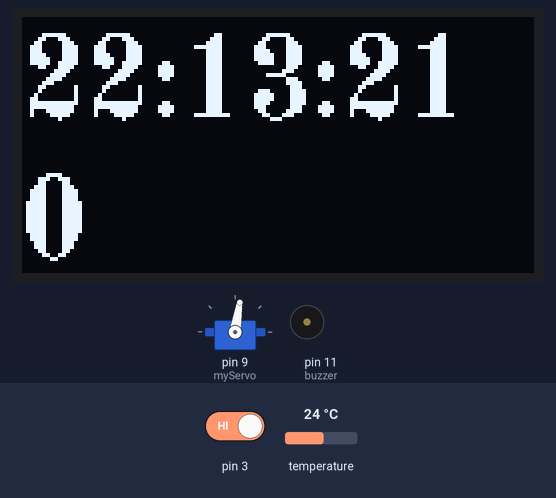
A sketch run on a simulated Arduino Uno, built with avr-gcc and run on an emulated ATmega328P. Parts: servo, 128×64 one-colour display, buzzer (waves = sounding, pin HIGH). The inputs (shaded band) are chosen by the test bench; at power-on: temperature 24 °C, pin 3 HIGH. The local clock reads 2024-03-15 10:24:30 at power-on unless the sketch sets it; what the sketch prints to the serial monitor is not drawn.

Above: at 2.2 s.
2.3 s: temperature set to 12 °C
At 3.7 s:
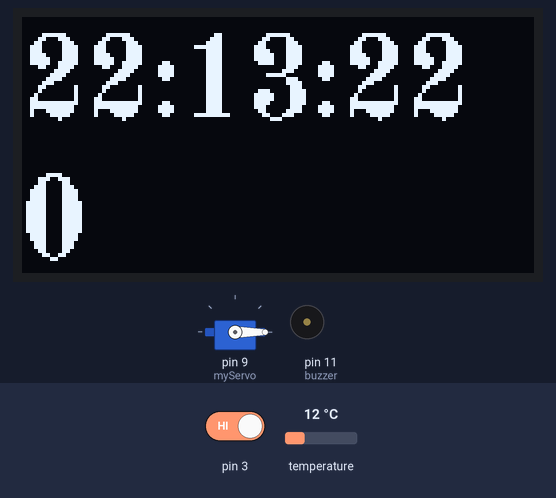
7.2 s: temperature set to 19 °C
At 8.0 s:
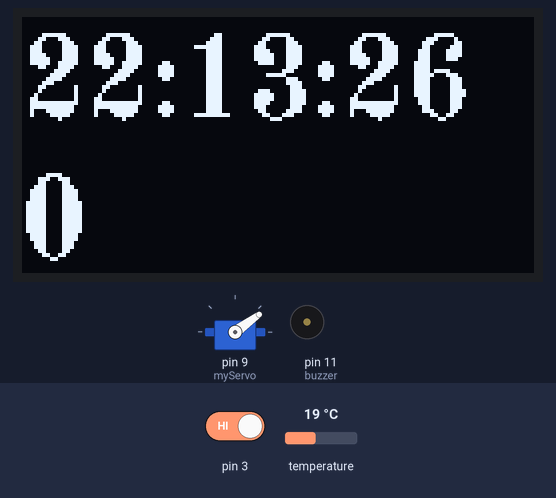
12.1 s: temperature set to 28 °C
At 13.5 s:
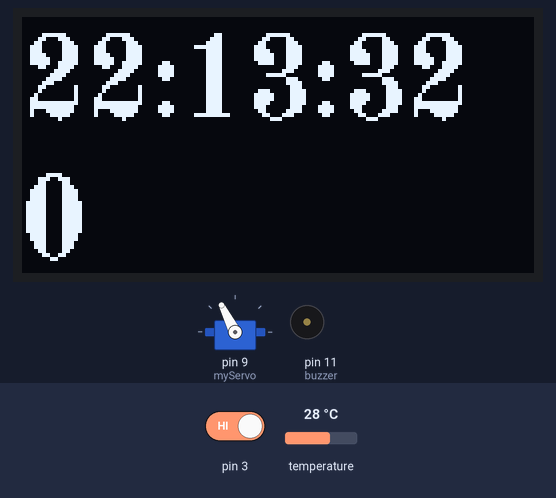
17.0 s: pin 3 driven LOW
At 19.8 s:
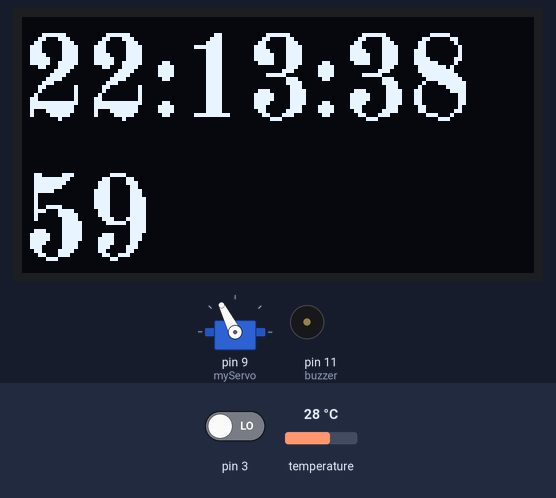
21.7 s: temperature set to 33 °C
At 23.6 s:
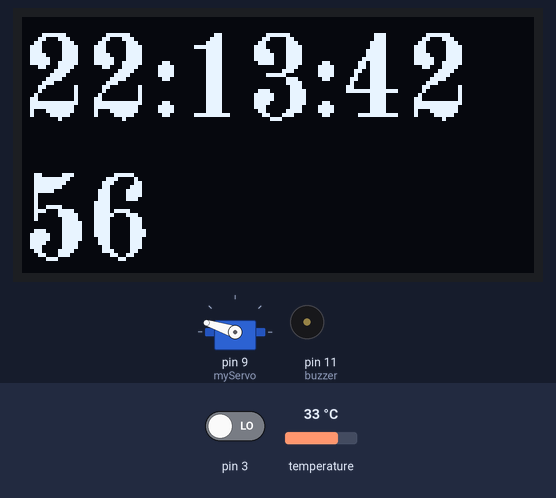
26.6 s: temperature set to 41 °C
At 28.0 s:
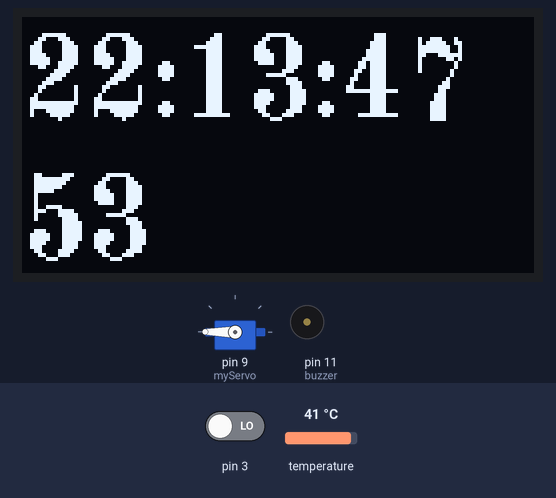
Timing chart, 0 to 29.6 s (numbered marks = the images above; inputs shaded):
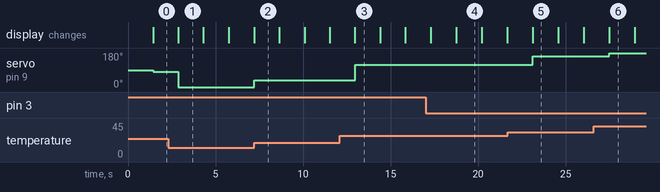

The sketch:

Ovningsprojekt.ino
```cpp
/*
* Name: övningsprojekt
* Author: Victor Huke
* Date: 2025-10-14
* Description: This project uses a ds3231 to measure time and displays the time to an 1306 oled display,
* Further, it measures temprature with ds3231 and displays a mapped value to a 9g-servo-motor.
*/

// Include Libraries
#include <RTClib.h>
#include <Wire.h>
#include <Servo.h>
#include <U8glib.h>


// Init constants

// Init global variables

// Construct objects
RTC_DS3231 rtc;
Servo myServo;
U8GLIB_SSD1306_128X64 u8g(U8G_I2C_OPT_NO_ACK);
const int buzzer=11;
int Timer = 0;

void setup() {
  // init communication
  Serial.begin(9600);
  Wire.begin();
  myServo.attach(9);
  pinMode(4, INPUT);
  pinMode(3, INPUT);

  // Init Hardware
  rtc.begin();

  // Settings
  rtc.adjust(DateTime(F(__DATE__), F(__TIME__)));

  u8g.setFont(u8g_font_osb21);
  pinMode(buzzer, OUTPUT);

}

void loop() {


  Serial.println(getTime());
  Serial.println(rtc.getTemperature());
  delay(200);

  //funktionen gör så att variablen Timer går upp 60 sekunder om Timer är noll
  if (digitalRead(3) == LOW) {
    if (Timer==0)
        Timer += 60;
    }
  //Funktionen gör att Timern går ner varje sekund och när den når värdet noll går ett larm igång i form av en pieso
  if (Timer > 0){
   Timer--;
    if (Timer==0){
    tone(buzzer, 2000);
  }

}
  delay(1000);
  oledDraw(getTime(), String(Timer));  //remove comment when the function is written
  servoWrite(getTemp());
}


//This function reads time from an ds3231 module and package the time as a String
//Parameters: Void
//Returns: time in hh:mm:ss as String
String getTime() {
  DateTime now = rtc.now();
  return String(now.hour()) + ":" + String(now.minute()) + ":" + String(now.second());
}

/*
* This function takes temprature from ds3231 and returns as a float
*Parameters: Void
*Returns: temprature as float
*/
float getTemp() {
  return rtc.getTemperature();
}

/*
* This function takes a string and draws it to an oled display
*Parameters: - text: String to write to display
*Returns: void
*/
void oledDraw(String text, String Timer) {
  u8g.firstPage();
  do {
    u8g.drawStr(0, 25, text.c_str());
    u8g.drawStr(0, 60, Timer.c_str());
  } while (u8g.nextPage());
}

/*
* takes a temprature value and maps it to corresppnding degree on a servo
*Parameters: - value: temprature
*Returns: void
*/
void servoWrite(float value) {
  myServo.write(map(value, 15, 35, 0, 180));
}
```

Measured:
- after the input at 2.3 s, servo on pin 9 (myServo): 81° → 0° after 0.58 s
- after the input at 7.2 s, servo on pin 9 (myServo): 0° → 36° at once
- after the input at 12.1 s, servo on pin 9 (myServo): 36° → 117° after 0.87 s
- after the input at 21.7 s, servo on pin 9 (myServo): 117° → 162° after 1.4 s
- after the input at 26.6 s, servo on pin 9 (myServo): 162° → 180° after 0.90 s
- what the display in image 1 shows lasts 1.4 s, from 2.9 s to 4.3 s
- what the display in image 4 shows lasts 1.4 s, from 18.8 s to 20.2 s
